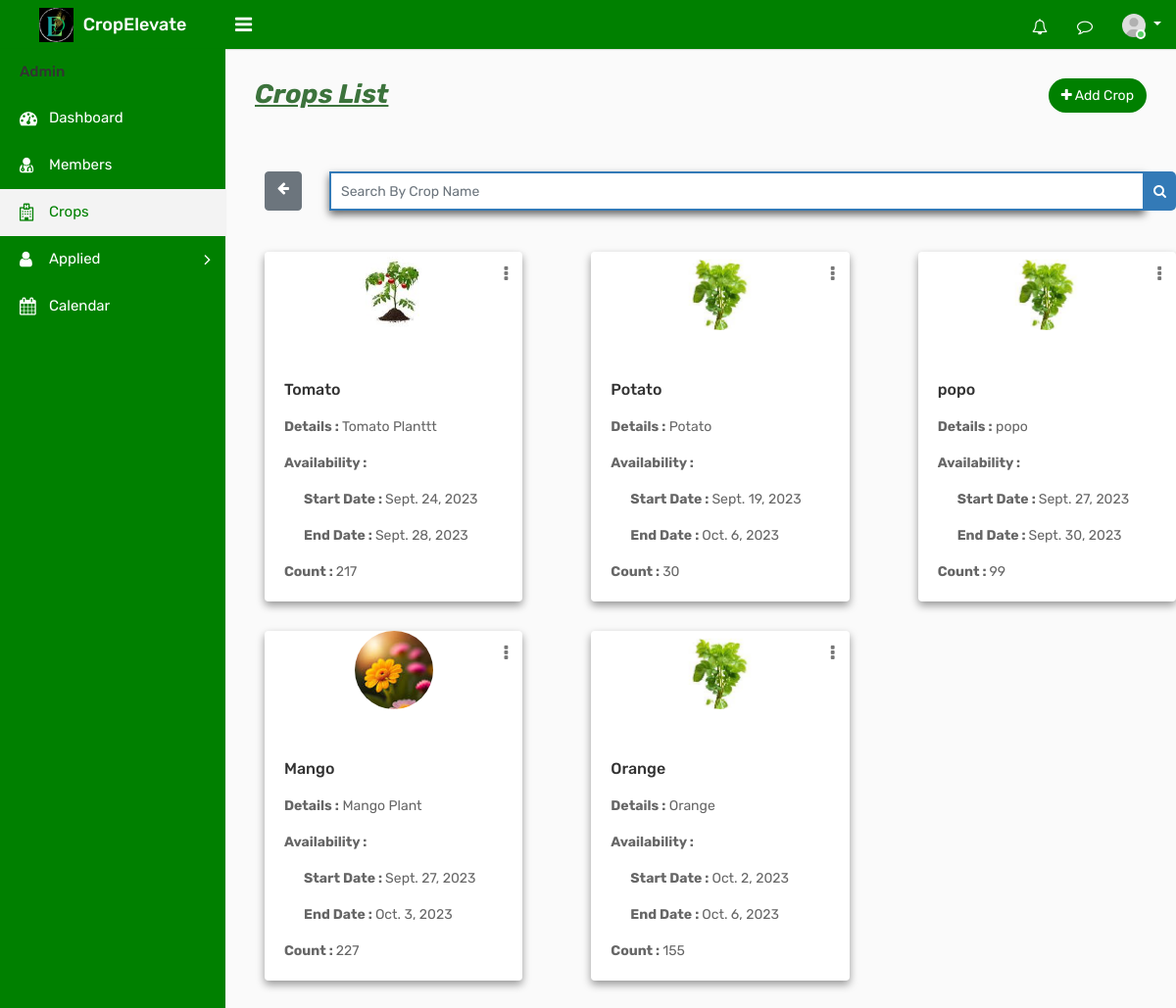
/adcrop, run on the app's committed database.
### ceapp/models.py (models this page shows)
class Crop(models.Model):
    Namec = models.CharField(max_length=100)
    des = models.TextField()
    start_date = models.DateField(null=True, blank=True)
    end_date = models.DateField(null=True, blank=True)
    count = models.PositiveIntegerField(default=0)
    crop_photo = models.ImageField(upload_to='crop_photos/', blank=True, null=True)
    given = models.BooleanField(default=False)
    created_at = models.DateTimeField(auto_now_add=True)
    current = models.BooleanField(default=False)

### ceapp/views.py (the view)
# urls.py: path('adcrop',views.adcrop,name='adcrop'),
def adcrop(request):
    crops = Crop.objects.all()
    return render(request, 'admintemp/adcrop.html', {'crops': crops})

### templates/admintemp/adcrop.html (shortened to what this page needs)
{% load static %}
<!DOCTYPE html>
<html lang="en">
<head>
    <link rel="stylesheet" type="text/css" href="{% static 'assets/css/bootstrap.min.css' %}">
    <link rel="stylesheet" type="text/css" href="{% static 'assets/css/dataTables.bootstrap4.min.css' %}">
    <link rel="stylesheet" type="text/css" href="{% static 'assets/css/font-awesome.min.css' %}">
    <link rel="stylesheet" type="text/css" href="{% static 'assets/css/style.css' %}">
</head>
<body>
    <div class="main-wrapper">
        <div class="header">
			<div class="header-left">
				<a href="{% url 'adindex' %}" class="logo">
					<img src="{% static 'assets/img/adminlogo1.png' %}" width="35" height="35" alt=""> <span>CropElevate</span>
				</a>
			</div>
			<a id="toggle_btn" href="javascript:void(0);"><i class="fa fa-bars"></i></a>
            <ul class="nav user-menu float-right">
                <li class="nav-item dropdown d-none d-sm-block">
                    <a href="#" class="dropdown-toggle nav-link" data-toggle="dropdown"><i class="fa fa-bell-o"></i> </a>
                </li>
                <li class="nav-item dropdown d-none d-sm-block">
                    <a href="javascript:void(0);" id="open_msg_box" class="hasnotifications nav-link"><i class="fa fa-comment-o"></i> </a>
                </li>
                <li class="nav-item dropdown has-arrow">
                    <a href="#" class="dropdown-toggle nav-link user-link" data-toggle="dropdown">
                        <span class="user-img"><img class="rounded-circle" src="{% static 'assets/img/user.jpg' %}" width="40" alt="Admin">
							<span class="status online"></span></span>
                    </a>
                </li>
            </ul>
        </div>
        <div class="sidebar" id="sidebar">
            <div class="sidebar-inner slimscroll">
                <div id="sidebar-menu" class="sidebar-menu">
                    <ul>
                        <li class="menu-title">Admin</li>
                        <li>
                            <a href="{% url 'adindex' %}"><i class="fa fa-dashboard"></i> <span>Dashboard</span></a>
                        </li>
						<li>
                            <a href="{% url 'admember' %}"><i class="fa fa-user-md"></i> <span>Members</span></a>
                        </li>
                        <li class="active">
                            <a href="{% url 'adcrop' %}"><i class="fa fa-hospital-o"></i> <span>Crops</span></a>
                        </li>
                        <li class="submenu green-background">
                            <a href="#"><i class="fa fa-user"></i> Applied <span class="menu-arrow"></span></a>
                        </li>
                        <li>
                            <a href="{% url 'adcalendar' %}"><i class="fa fa-calendar"></i> <span>Calendar</span></a>
                        </li>
                    </ul>
                </div>
            </div>
        </div>
                </div>
                <div class="page-wrapper">
                    <div class="content">
                        <div class="row">
                            <div class="col-sm-5 col-5">
                                <h4 class="page-title" style="font-size:27px; color:#3c733c;"><b><i><u>Crops List</b></i></u></h4>
                            </div>
                            <div class="col-sm-7 col-7 text-right m-b-30">
                                <a href="{% url 'adaddcrop' %}" class="btn btn-primary btn-rounded" style="background-color: green; color: white;"><i class="fa fa-plus"></i> Add Crop</a>
                            </div>
                        </div>
                        </div>
                        <div class="row">
                            <div class="col-md-12">
                                <form id="search-form" method="GET" action="{% url 'search_crop' %}">
                                    <div class="input-group">
                                        <a href="{% url 'adcrop' %}" class="btn btn-secondary" style="margin-left:40px;"><i class="fa fa-arrow-left"></i></a>&ensp;&ensp;&ensp;&ensp;
                                        <input type="text" class="form-control custom-search-input" name="cropname" placeholder="Search By Crop Name">
                                        <div class="input-group-append">
                                            <button class="btn btn-primary custom-search-btn" type="submit"><i class="fa fa-search"></i></button>
                                        </div>
                                    </div>
                                </form>
                            </div>
                        </div><br><br>
                        <div class="row">
                            {% for crop in crops %}
                            <div class="col-md-4">
                                <div class="card" style="box-shadow: 0 4px 8px 0 rgba(0, 0, 0, 0.4); margin-left:40px;">
                                    <div class="dropdown profile-action">
                                        <a href="#" class="action-icon dropdown-toggle" data-toggle="dropdown" aria-expanded="false"><i class="fa fa-ellipsis-v"></i></a>
                                    </div>
                                    <div class="doctor-img">
                                        <a class="avatar" href="#"><img alt="" src="{{ crop.crop_photo.url }}"></a>
                                       </div>
                                    <div class="card-body">
                                        <p>
                                        <h5 class="card-title">{{ crop.Namec }}</h5>
                                        <p class="card-text"><b>Details :</b>  {{ crop.des }}</p>
                                        <p class="card-text"><b>Availability :</b></p>
                                        <p class="card-text" style= "padding-left:20px;"><b>Start Date : </b> {{ crop.start_date }}</p>
                                        <p class="card-text"  style= "padding-left:20px;"><b>End Date :  </b>{{ crop.end_date }}</p>
                                        <p class="card-text"><b>Count : </b> {{ crop.count }}</p>
                                    </div>
                                </div>
                            </div>
                            {% endfor %}
                        </div>
		</div>
</body>
</html>

### data on the page
Crop: crop_photo (picture), Namec "Tomato", des "Tomato Planttt", start_date "Sept. 24, 2023", end_date "Sept. 28, 2023", count "217"
Crop: crop_photo (picture), Namec "Potato", des "Potato", start_date "Sept. 19, 2023", end_date "Oct. 6, 2023", count "30"
Crop: crop_photo (picture), Namec "popo", des "popo", start_date "Sept. 27, 2023", end_date "Sept. 30, 2023", count "99"
Crop: crop_photo (picture), Namec "Mango", des "Mango Plant", start_date "Sept. 27, 2023", end_date "Oct. 3, 2023", count "227"
Crop: crop_photo (picture), Namec "Orange", des "Orange", start_date "Oct. 2, 2023", end_date "Oct. 6, 2023", count "155"
